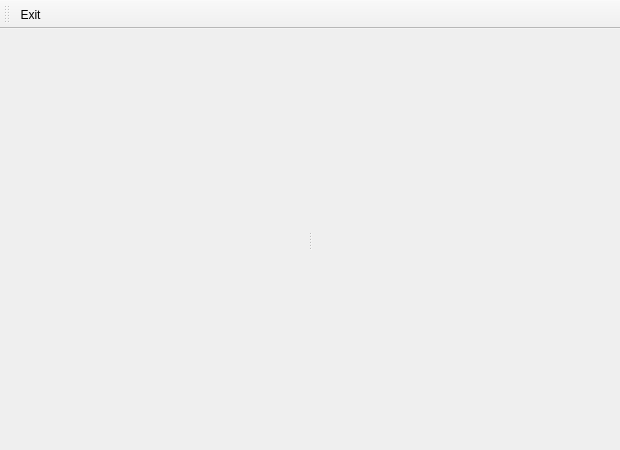
<?xml version="1.0" encoding="UTF-8"?>
<ui version="4.0">
 <class>CaculatorMainWindow</class>
 <widget class="QMainWindow" name="CaculatorMainWindow">
  <property name="geometry">
   <rect>
    <x>0</x>
    <y>0</y>
    <width>620</width>
    <height>450</height>
   </rect>
  </property>
  <property name="windowTitle">
   <string>CaculatorMainWindow</string>
  </property>
  <property name="toolButtonStyle">
   <enum>Qt::ToolButtonStyle::ToolButtonTextUnderIcon</enum>
  </property>
  <widget class="QWidget" name="centralwidget">
   <layout class="QHBoxLayout" name="horizontalLayout">
    <item>
     <widget class="QSplitter" name="splitter">
      <property name="orientation">
       <enum>Qt::Orientation::Horizontal</enum>
      </property>
      <widget class="Tablet" name="mainWidget" native="true"/>
      <widget class="BonusFunctor" name="bonusWidget" native="true"/>
     </widget>
    </item>
   </layout>
  </widget>
  <widget class="QToolBar" name="toolBar">
   <property name="windowTitle">
    <string>toolBar</string>
   </property>
   <attribute name="toolBarArea">
    <enum>TopToolBarArea</enum>
   </attribute>
   <attribute name="toolBarBreak">
    <bool>false</bool>
   </attribute>
   <addaction name="actionExit"/>
  </widget>
  <action name="actionExit">
   <property name="icon">
    <iconset resource="../sources/sources.qrc">
     <normaloff>:/icons/quit.png</normaloff>:/icons/quit.png</iconset>
   </property>
   <property name="text">
    <string>Exit</string>
   </property>
   <property name="menuRole">
    <enum>QAction::MenuRole::NoRole</enum>
   </property>
  </action>
 </widget>
 <customwidgets>
  <customwidget>
   <class>Tablet</class>
   <extends>QWidget</extends>
   <header>Tablet.h</header>
   <container>1</container>
  </customwidget>
  <customwidget>
   <class>BonusFunctor</class>
   <extends>QWidget</extends>
   <header>BonusFunctor.h</header>
   <container>1</container>
  </customwidget>
 </customwidgets>
 <resources>
  <include location="../sources/sources.qrc"/>
 </resources>
 <connections/>
</ui>
